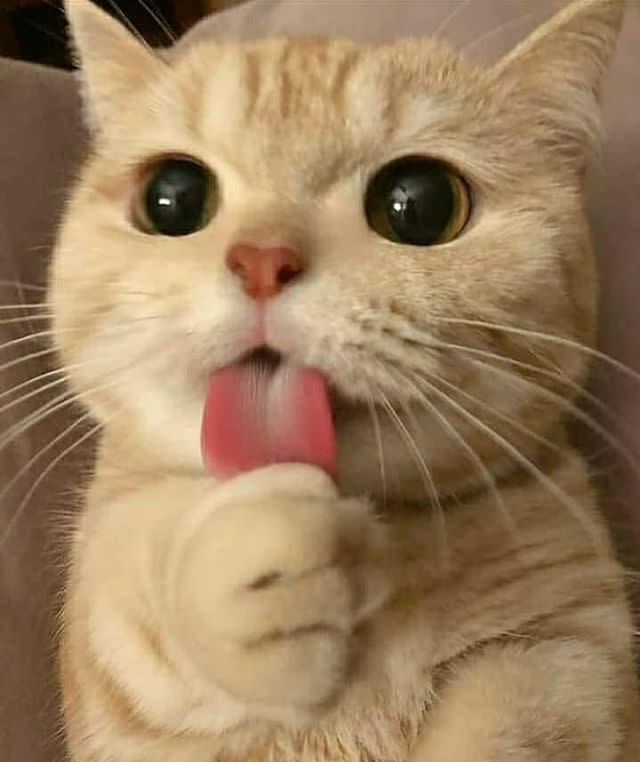
#> input picture 1.jpg, 640 x 762 px, found by its file name
$ jupyter execute Untitled.ipynb
#> lines starting #> are read from the running program, lines starting #| are printed output that depends on the picture
[cell 1]
from PIL import Image
from imgtools import *
import matplotlib.pyplot as plt
import numpy as np

[cell 2]
dir = 'C:/Users/legolas/Desktop/computerVisionCourse/1.jpg'
img = Image.open(dir)
#> img is the input picture: PIL image 640x762 RGB; mean R, G, B 156.5, 127.9, 94.8
img.show()

## Grayscale
Why is  grayscale needed for image processing?
* Help in simplyfying algorithms and eleminate the complexities related to computational requirements
* It enhances easy visualisation. It differentiates between the shadow details and the highlights of an image because it is mainly in 2 spatial dimensions (2D) rather than 3D.

[cell 3]
# Convert image to grayscale
gray_img = img.convert("L")
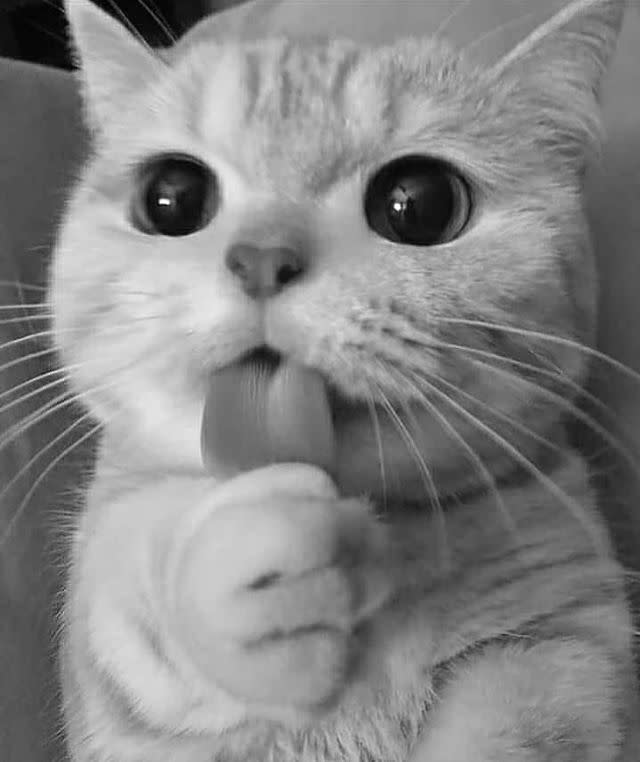
#> gray_img: PIL image 640x762 L; min 0, max 254, mean 132.7
display(gray_img)

## Image histogram

[cell 4]
img_array = np.array(gray_img)
plt.figure()
plt.hist(img_array.flatten(), bins=128)
plt.title('Image histogram')
plt.xlabel('Pixel value')
plt.show()
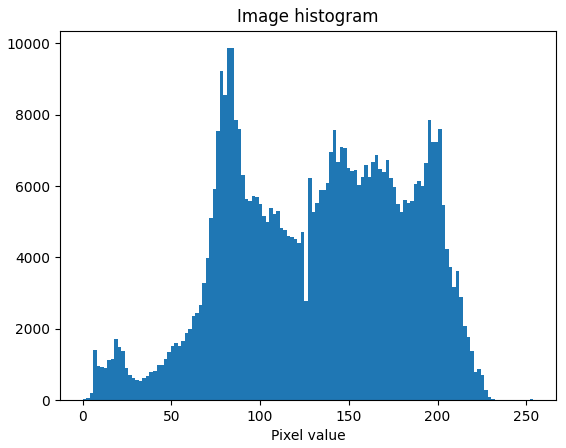
#> figure drawn by matplotlib, 1 panel; tallest bar 9860 high, from x = 83.34 to 85.33

### Histogram equalization
This method usually increases the global contrast of many images, especially when the image is represented by a narrow range of intensity values. Through this adjustment, the intensities can be better distributed on the histogram utilizing the full range of intensities evenly. This allows for areas of lower local contrast to gain a higher contrast. Histogram equalization accomplishes this by effectively spreading out the highly populated intensity values which are used to degrade image contrast

[cell 5]
def histogram_equalization(image, bins = 256):
#> called with bins = 256
    if image.mode != 'L':
        image = image.convert('L')

    image_array = np.array(image)

    histogram, bins = np.histogram(image_array, bins, range=(0,256), density=True)
#> histogram = 256 values, max 0.0115 at index 79, min 0 at index 237, mean 0.00391; bins = 257 values from 0 to 256

    cdf = histogram.cumsum()
#> cdf = 256 values from 4.1e-06 to 1
    cdf = 255*cdf/cdf[-1]
#> cdf = 256 values from 0.00105 to 255

    equalized_image_array = np.interp(image_array, bins[:-1], cdf)
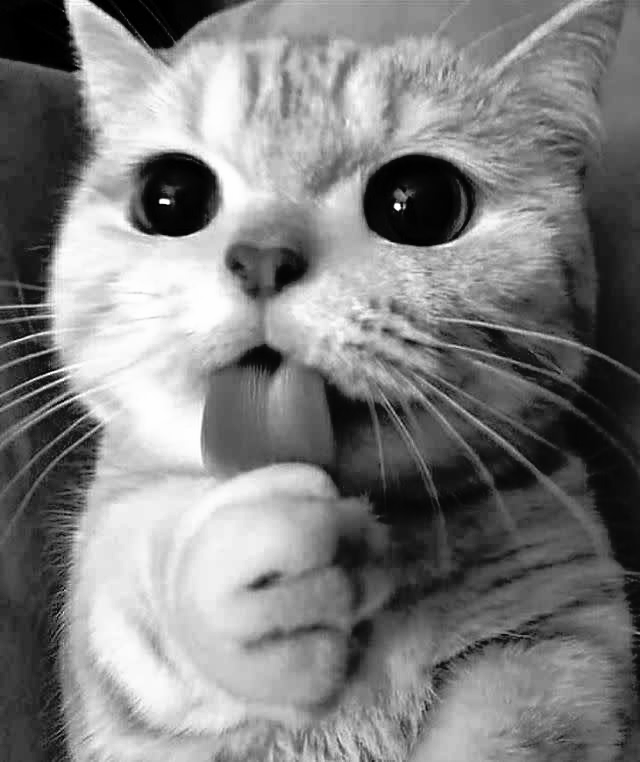
#> equalized_image_array: shape (762, 640) float64; min 0.00105, max 255, mean 128.3

    equalized_image = Image.fromarray(equalized_image_array.astype('uint8'))

    return equalized_image

equalized_image = histogram_equalization(img)

plt.figure(figsize=(15,15))

plt.subplot(2,2,1)
plt.imshow(img.convert('L'), cmap = 'gray')
plt.title('Original image')

plt.subplot(2,2,2)
plt.imshow(equalized_image)
plt.title('Equalized image')

plt.subplot(2,2,3)
plt.hist(np.array(img.convert('L')).flatten(), bins=128)
plt.title('Image histogram')

plt.subplot(2,2,4)
plt.hist(np.array(equalized_image).flatten(), bins=128)
plt.title('Image equalized histogram')

plt.show()
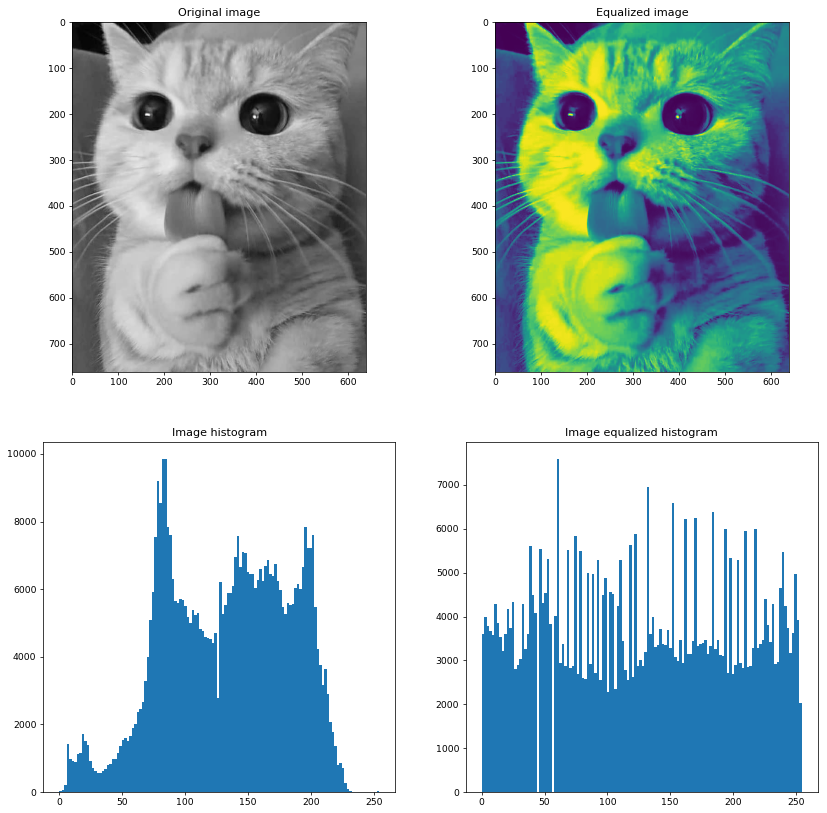
#> figure drawn by matplotlib, 4 panels; panel 3: tallest bar 9860 high, from x = 83.34 to 85.33; panel 4: tallest bar 7599 high, from x = 59.77 to 61.76

## Contours
The boundary or contour marks the outline of an object in an image. So, detecting contours plays a vital role in applications for identifying and segmenting objects in an image.

A contour consists of the pixels in an object’s boundary. These pixels are usually of the same color, differentiating them from the rest.

[cell 6]
plt.figure()
plt.gray()
plt.contour(gray_img, origin="image")
plt.show()
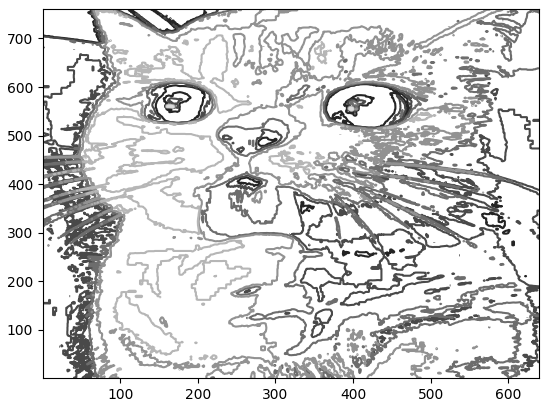
#> figure drawn by matplotlib, 1 panel
